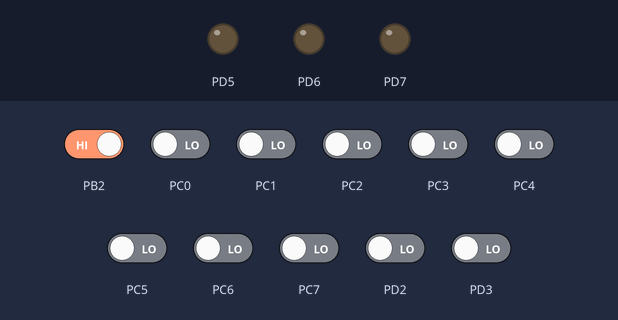
This program was run on a simulated ATmega32, built with avr-gcc and emulated at 8 MHz. On the bench: output pins drawn as LEDs (lit = HIGH). The test bench sets the inputs (shaded band); at power-on: PB2 HIGH, PC0–7, PD2, PD3 LOW.

Above: at 1.2 s.
1.3 s: PB2 driven LOW
At 1.8 s:
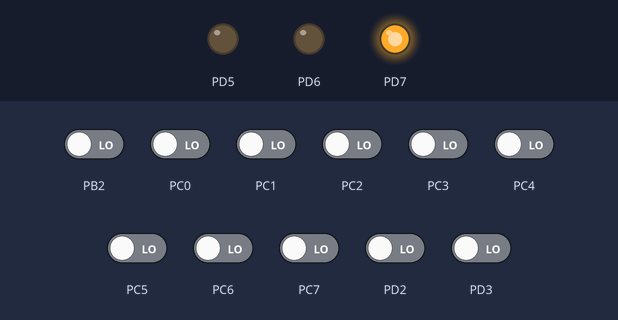
3.8 s: PD2 driven HIGH
At 4.6 s:
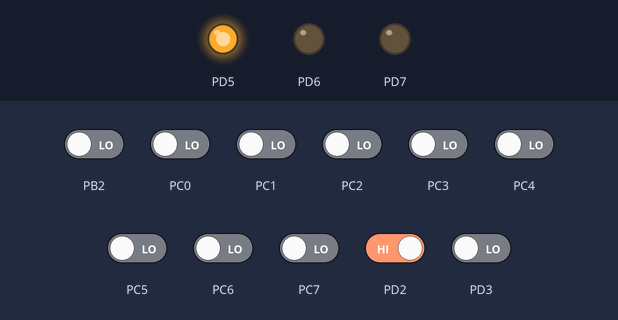
6.3 s: PD3 driven HIGH
At 6.8 s:
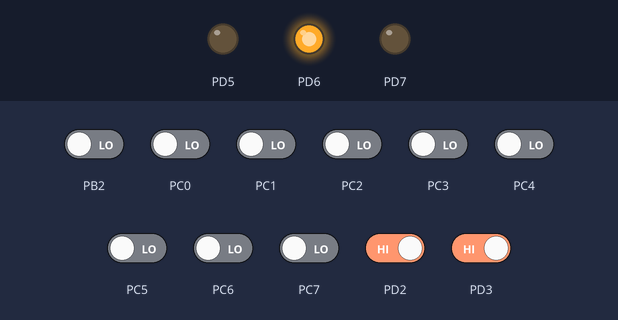
Timing chart, 0 to 9.3 s (numbered marks = the images above; inputs shaded):
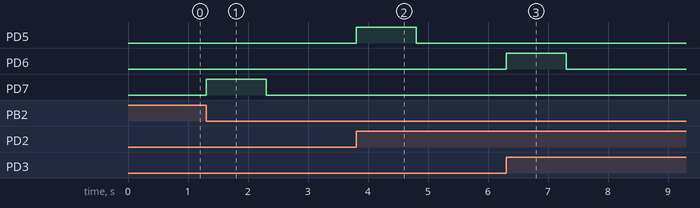

Measured:
- after the input at 1.3 s, PD7: LOW → HIGH at once, → LOW 1.0 s later
- after the input at 3.8 s, PD5: LOW → HIGH at once, → LOW 1.0 s later
- after the input at 6.3 s, PD6: LOW → HIGH at once, → LOW 1.0 s later

The program:

main.c
```c
/*
 ==========================================================================
 Name        : main.c
 Author      : Mohammed Hassan
 Created on	 : Feb 19, 2024
 Description : Lab2_Lesson4(MCU Interrupts)-unit6
 ==========================================================================
 */

#include <avr/io.h>
#include <avr/interrupt.h>
#include <util/delay.h>

#define F_CPU 8000000UL

#define Set_Bit(add ,no_bit)	add |=  (1<<no_bit)
#define Reset_Bit(add ,no_bit)	add &= ~(1<<no_bit)
#define Toggle_Bit(add ,no_bit)	add ^=  (1<<no_bit)
#define Read_Bit(add , no_bit)  ((add & (1<<no_bit)) >> no_bit)

#define IO_BASE	0x20
#define MCUCR 		*(volatile uint32_t*)(IO_BASE + 0x35)
#define MCUCSR 		*(volatile uint32_t*)(IO_BASE + 0x34)
#define GICR 		*(volatile uint32_t*)(IO_BASE + 0x3B)
#define IO_DDRD 	*(volatile uint32_t*)(IO_BASE + 0x11)
#define IO_PORTD 	*(volatile uint32_t*)(IO_BASE + 0x12)


int main(void)
{
	// Set INT0 logical
	Set_Bit(MCUCR,0);
	Reset_Bit(MCUCR,1);

	// Set INT1 Rising edge
	Set_Bit(MCUCR,2);
	Set_Bit(MCUCR,3);

	// Set INT2 Falling edge
	Reset_Bit(MCUCSR,6) ;

	// Enables Interrupts ==>> INT0 , INT1 ,INT2 ==>> GICR General interrupt control register
	Set_Bit(GICR,5) ; // External Interrupt Request 1 Enable INT1
	Set_Bit(GICR,6) ; // External Interrupt Request 0 Enable INT0
	Set_Bit(GICR,7) ; // External Interrupt Request 2 Enable INT2

	// Enable SREG Status register ==>>  Global Interrupt Enable
	sei();

	// Allow pins (5 , 6 , 7) as output in portD (Pin0)
	Set_Bit(IO_DDRD,5);
	Set_Bit(IO_DDRD,6);
	Set_Bit(IO_DDRD,7);

    while(1)
    {
    	Reset_Bit(IO_PORTD,5);
		Reset_Bit(IO_PORTD,6);
		Reset_Bit(IO_PORTD,7);
    }
return 0 ;
}
    ISR(INT0_vect)
    {
	    Set_Bit(IO_PORTD,5);
	    _delay_ms(1000);
    }
    ISR(INT1_vect)
    {
	    Set_Bit(IO_PORTD,6);
	    _delay_ms(1000);
    }
    ISR(INT2_vect)
    {
	    Set_Bit(IO_PORTD,7);
	    _delay_ms(1000);
    }
```
